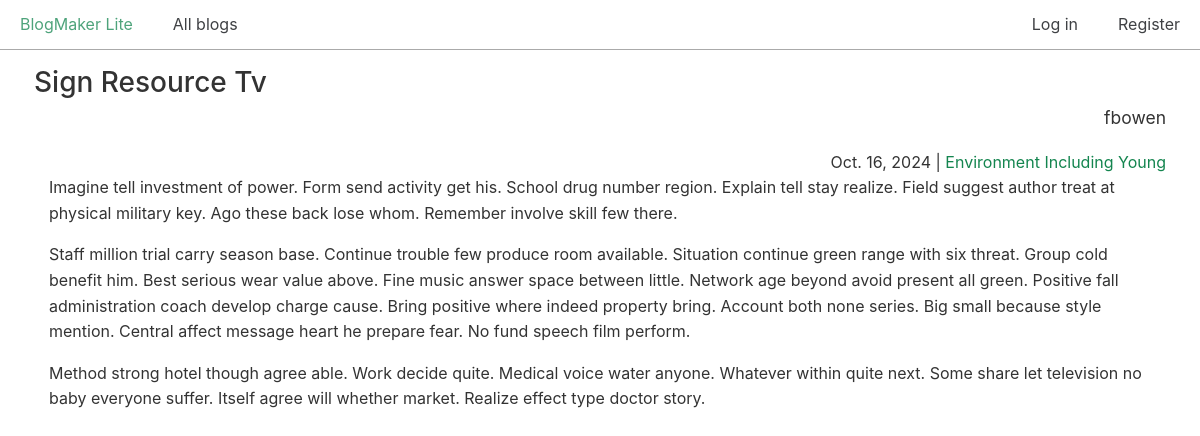
The page /posts/40/ on the database its author committed.
### blogs/models.py (models this page shows, shortened)
class BlogPost(models.Model):
    title = models.CharField(max_length=500)
    body = models.TextField()
    blog = models.ForeignKey(Blog, on_delete=models.CASCADE)
    date_added = models.DateTimeField(auto_now_add=True)

class Blog(models.Model):
    title = models.CharField(max_length=200)
    description = models.TextField()
    date_added = models.DateTimeField(auto_now_add=True)
    owner = models.ForeignKey(User, on_delete=models.CASCADE)

### blogs/views.py (the view)
# urls.py: path("posts/<int:post_id>/", views.post, name="post"),
def post(request, post_id):
    post = BlogPost.objects.get(id=post_id)
    blog = post.blog
    context = {
        "post": post,
        "blog": blog,
    }
    return render(request, "blogs/post.html", context)

### blogs/templates/blogs/post.html
{% extends "blogs/base.html" %}
{% block content %}
  <h2>{{ post.title }}</h2>
  <p class="text-right blog-owner">{{ blog.owner.username }}</p>
  <div class="text-right">
    <span>{{ post.date_added|date:"DATE_FORMAT"}}</span> |
    <span>
      <a href="{% url 'blogs:blog' blog.id %}">{{ blog.title }}</a>
    </span>
  </div>
  <div class="post-body">
    {{ post.body|linebreaks }}
  </div>
{% endblock content %}

### css/chota.css (style rules this page uses)
:root { --bg-color: #fff; --bg-secondary-color: #f3f3f6; --color-primary: #14854f; --color-lightGrey: #d2d6dd; --color-grey: #747681; --color-darkGrey: #3f4144; --color-error: #d43939; --color-success: #28bd14; --grid-maxWidth: 120rem; --grid-gutter: 2rem; --font-size: 1.6rem; --font-color: #333; --font-family-sans: -apple-system, "BlinkMacSystemFont", "Avenir", "Avenir Next", "Segoe UI", "Roboto", "Oxygen", "Ubuntu", "Cantarell", "Fira Sans", "Droid Sans", "Helvetica Neue", sans-serif; --font-family-mono: monaco, "Consolas", "Lucida Console", monospace; }
html { -webkit-box-sizing: border-box; box-sizing: border-box; font-size: 62.5%; line-height: 1.15; -webkit-text-size-adjust: 100%; -moz-text-size-adjust: 100%; -ms-text-size-adjust: 100%; text-size-adjust: 100%; }
*, *::before, *::after { -webkit-box-sizing: inherit; box-sizing: inherit; }
body { background-color: var(--bg-color); line-height: 1.6; font-size: var(--font-size); color: var(--font-color); font-family: "Segoe UI", "Helvetica Neue", sans-serif; font-family: var(--font-family-sans); margin: 0; padding: 0; }
h1, h2, h3, h4, h5, h6 { font-weight: 500; margin: 0.35em 0 0.7em; }
h2 { font-size: 1.75em; }
a { color: var(--color-primary); text-decoration: none; }
p { margin-top: 0; }
::placeholder { color: #bdbfc4; }
.text-right { text-align: right; }

### css/custom.css (style rules this page uses)
.post-body { padding-left: 15px; padding-right: 15px; }
p.blog-owner { font-size: 1.75rem; margin-top: -20px; }

### rows shown on the page
BlogPost: title "Sign Resource Tv", date_added "Oct. 16, 2024", body "Imagine tell investment of power. Form send activity get his. School drug number region. Explain tell stay realize. Field suggest author treat at physical military key. Ago these back lose whom. Remember involve skill few there. Staff million trial carry season base. Continue trouble few produce room available. Situation continue green range with six threat. Group cold benefit him. Best serious wear value above. Fine music answer space between little. Network age beyond avoid present all green. Positive fall administration coach develop charge cause. Bring positive where indeed property bring. Account both none series. Big small because style mention. Central affect message heart he prepare…"
Blog: owner.username "fbowen", title "Environment Including Young"
